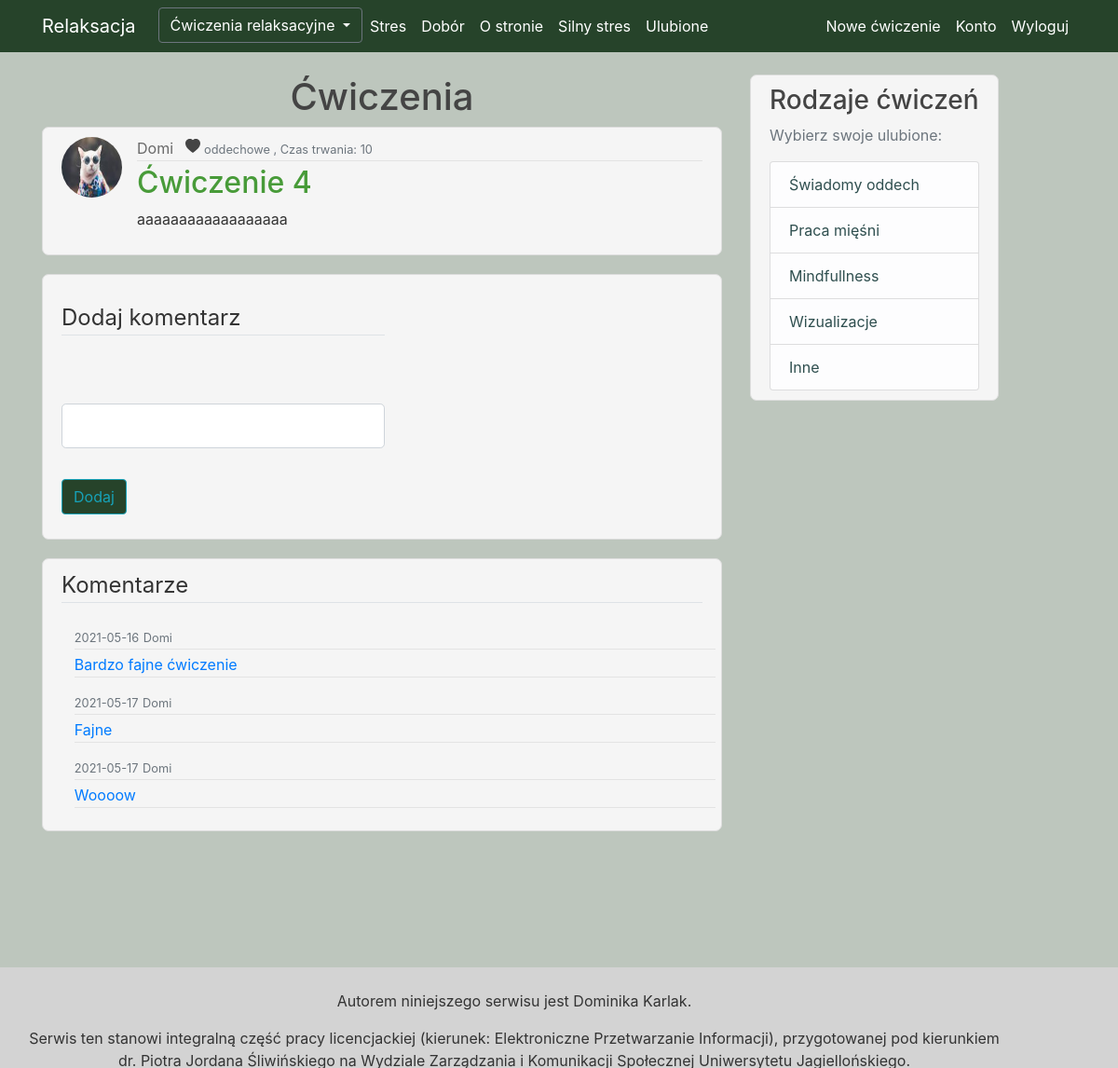
Screenshot of /post/2 (signed in) with the database file from the repository.
### Relaks/models.py (models this page shows, shortened)
class User(db.Model, UserMixin):
    id = db.Column(db.Integer, primary_key=True)
    username = db.Column(db.String(20), unique=True, nullable=False)
    email = db.Column(db.String(120), unique=True, nullable=False)
    image_file = db.Column(db.String(20), nullable=False, default='default.jpg')
    password = db.Column(db.String(60), nullable=False)
    is_admin = db.Column(db.Boolean, nullable=False)
    posts = db.relationship('Post', backref='author', lazy=True)
    fav = db.relationship('Favourite', backref='author', lazy=True)
    comments = db.relationship('Comment', backref='author', lazy=True)

class Post(db.Model):
    id = db.Column(db.Integer, primary_key=True, autoincrement=True)
    name = db.Column(db.String(100), nullable=True)
    category = db.Column(db.String(100), nullable=True)
    time = db.Column(db.Integer, nullable=True)
    content = db.Column(db.Text, nullable=True)
    user_id = db.Column(db.Integer, db.ForeignKey('user.id'), nullable=False)
    fav = db.relationship('Favourite', backref='fav', lazy=True)
    comments = db.relationship("Comment", backref='article', lazy=True)

class Comment(db.Model):
    id = db.Column(db.Integer, primary_key=True)
    body = db.Column(db.String(200), nullable=False)
    date_posted = db.Column(db.DateTime, nullable=False, default=datetime.utcnow)
    post_id = db.Column(db.Integer, db.ForeignKey('post.id'), nullable=False)
    user_id = db.Column(db.Integer, db.ForeignKey('user.id'), nullable=False)

### Relaks/routes.py (the view)
@app.route("/post/<int:post_id>", methods=['GET', 'POST'])
@login_required
def post(post_id):
    post = Post.query.get_or_404(post_id)
    is_favourite = Favourite.query.filter_by(user_id=current_user.id, post_id=post_id).first()
    if is_favourite is None:
        is_favourite = False
    else:
        is_favourite = True
    form = AddCommentForm()
    if form.validate_on_submit():
        comment = Comment(body=form.body.data, user_id=current_user.id, post_id=post_id)
        db.session.add(comment)
        db.session.commit()
        flash("Twój komentarz został pomyślnie dodany", "success")
        return redirect(url_for("post", post_id=post.id))
    comments = Comment.query.filter_by(post_id=post_id)
    return render_template('post.html', title=post.name, post=post, form=form, is_favourite=is_favourite,
                           comments=comments)

### Relaks/forms.py
class AddCommentForm(FlaskForm):
    body = StringField("Treść", validators=[DataRequired()])
    submit = SubmitField("Dodaj")

### Relaks/models.py (called while the page is built)
@login_manager.user_loader
def load_user(user_id):
    return User.query.get(int(user_id))

### Relaks/templates/post.html (shortened to what this page needs)
{% extends "layout.html" %}
{% block content %}
    <h1 style="text-align: center"> Ćwiczenia </h1>
    <article class="media content-section">
        <img class="rounded-circle article-img"
             src="{{ url_for('static', filename='photo/' + post.author.image_file) }}">
        <div class="media-body">
            <div class="article-metadata">
                <a class="mr-2" href="#">{{ post.author.username }}</a>
                {% if current_user.is_authenticated %}
                    {% if is_favourite %}
                        <a style="color: #444444" href="{{ url_for("dodaj_do_ulubionych", post_id=post.id) }} ">
                            <svg xmlns="http://www.w3.org/2000/svg" width="16" height="16" fill="currentColor"
                                 class="bi bi-heart-fill" viewBox="0 0 16 16">
                                <path fill-rule="evenodd"
                                      d="M8 1.314C12.438-3.248 23.534 4.735 8 15-7.534 4.736 3.562-3.248 8 1.314z"/>
                            </svg>
                        </a>
                    {% endif %}
                {% endif %}
                <small class="text-muted">{{ post.category }} , </small>
                <small class="text-muted">Czas trwania: {{ post.time }}</small>
            </div>
            <h2><a class="article-title" href="{{ url_for('post', post_id=post.id) }}">{{ post.name }}</a></h2>
            <p class="article-content">{{ post.content }}</p>
        </div>
    </article>
    <div class="media content-section">
        <form method="POST" action="">
            <fieldset class="form-group">
                <legend class="border-bottom mb-4">Dodaj komentarz</legend>
                <div class="form-group">
                    {% if form.body.errors %}
                        {{ form.body(class="form-control form-control-lg is-invalid") }}
                        <div class="invalid-feedback">
                            {% for error in form.body.errors %}
                                <span>{{ error }}</span>
                            {% endfor %}
                        </div>
                    {% else %}
                        {{ form.body(class="form-control form-control-lg") }}
                    {% endif %}
                </div>
            </fieldset>
            <div class="form-group">
                {{ form.submit(class="btn btn-outline-info") }}
            </div>
        </form>
    </div>
    <div class="media content-section" style="display: block">
        <legend class="border-bottom mb-4">Komentarze</legend>
        {% for comment in comments %}
            <div class="media-body" style="width: 100%; height: 100%; margin:2%">
                <div class="article-metadata">
                    <small class="text-muted">{{ comment.date_posted.strftime('%Y-%m-%d') }}</small>
                    <small class="text-muted">{{ comment.author.username }}</small>
                </div>
                <div class="article-metadata">
                    <a  href="{{ url_for('comment', comment_id=comment.id) }}">{{ comment.body }} </a>
                </div>
            </div>
        {% endfor %}
    </div>
{% endblock content %}

### Relaks/static/main.css (style rules this page uses)
body { background-color: #bdc6bd; color: #333333; margin-top: 5rem; }
h1, h2, h3, h4, h5, h6 { color: #444444; }
.content-section { background-color: whitesmoke; padding: 10px 20px; border: 1px solid #dddddd; border-radius: 7px; margin-bottom: 20px; }
.article-title { color: #489b39; }
.article-content { white-space: pre-line; background-color: whitesmoke; }
.article-img { height: 65px; width: 65px; margin-right: 16px; }
.article-metadata { padding-bottom: 1px; margin-bottom: 4px; border-bottom: 1px solid #e3e3e3; color: #444444; }
.btn { background-color: #26432a; }
.mr-2 { color: dimgrey; }
.form-group { margin-top: 5%; }

### rows the page displays
User: image_file (picture), author.username "Domi"
Post: category "oddechowe", time "10", name "Ćwiczenie 4", content "aaaaaaaaaaaaaaaaaa"
Comment: date_posted "2021-05-16", author.username "Domi", body "Bardzo fajne ćwiczenie"
Comment: date_posted "2021-05-17", author.username "Domi", body "Fajne"
Comment: date_posted "2021-05-17", author.username "Domi", body "Woooow"
